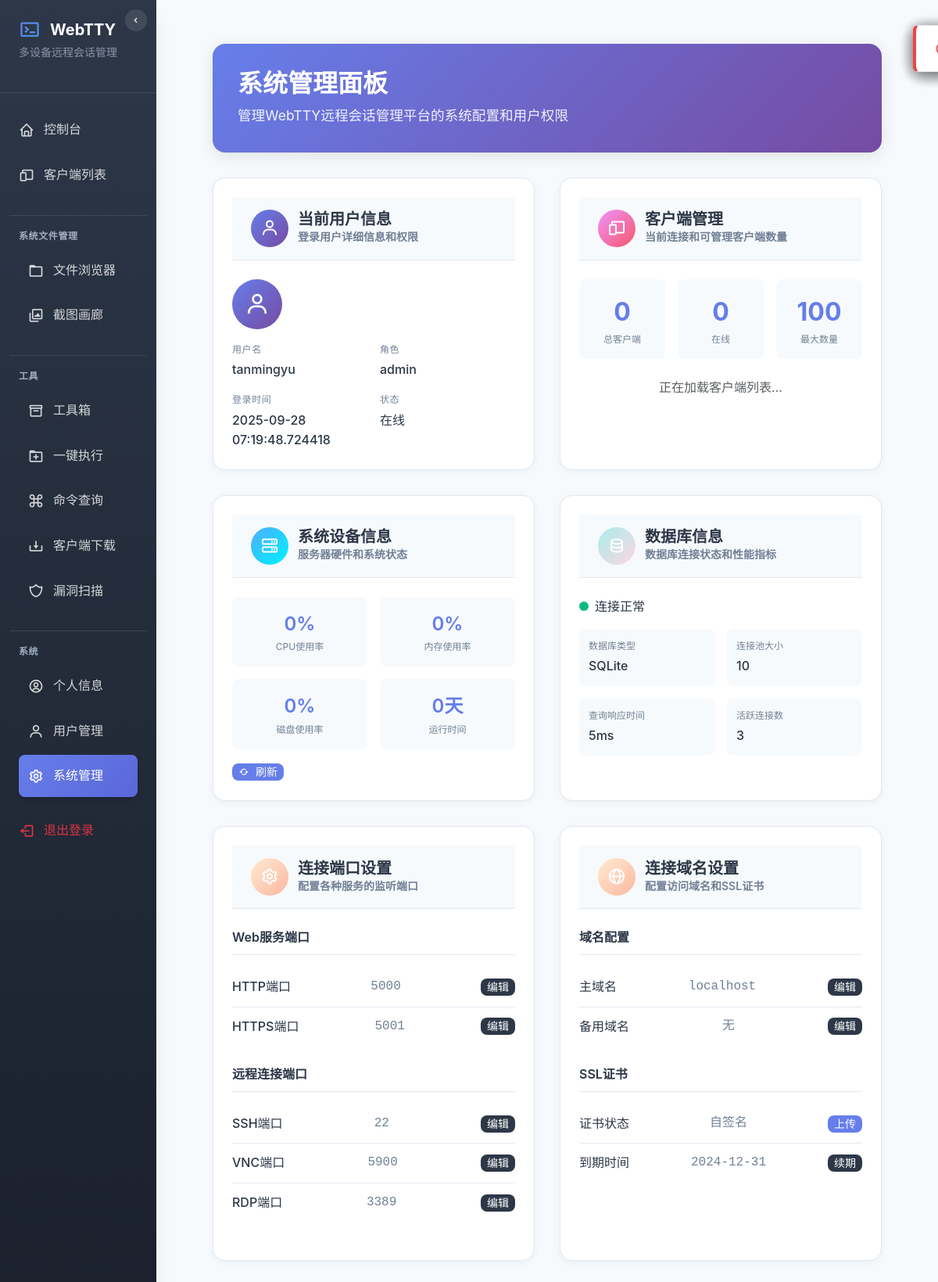
/admin (signed in), run on the app's committed database.
### models.py (models this page shows, shortened)
class User(db.Model, UserMixin):
    __tablename__ = 'users'
    id = db.Column(db.Integer, primary_key=True)
    username = db.Column(db.String(64), unique=True, nullable=False)
    email = db.Column(db.String(120), unique=True, nullable=False)
    password_hash = db.Column(db.String(128), nullable=False)
    role_id = db.Column(db.Integer, db.ForeignKey('roles.id'))
    parent_id = db.Column(db.Integer, db.ForeignKey('users.id'), nullable=True)
    is_active = db.Column(db.Boolean, default=True)
    created_at = db.Column(db.DateTime, default=datetime.utcnow)
    last_login = db.Column(db.DateTime, nullable=True)
    role_type = db.Column('role', db.String(20), nullable=True)
    updated_at = db.Column(db.DateTime, default=datetime.utcnow, onupdate=datetime.utcnow)
    subordinates = db.relationship('User', backref=db.backref('parent', remote_side=[id]), lazy='dynamic')
    @property
    def password(self):
        raise AttributeError('密码不可读')
    def is_administrator(self):
        if hasattr(self, 'role_type') and self.role_type in {RoleType.SUPER_ADMIN.value, RoleType.ADMIN.value}:
            return True
        return bool(getattr(self, 'role', None) and self.role.name in ['admin', 'manager'])
    def is_guest(self):
        return self.role and self.role.name == 'guest'

class Role(db.Model):
    __tablename__ = 'roles'
    id = db.Column(db.Integer, primary_key=True)
    name = db.Column(db.String(20), unique=True, nullable=False)  # admin, manager, user
    description = db.Column(db.String(255))
    users = db.relationship('User', backref='role', lazy='dynamic')

### web/routes/admin_panel.py (the view)
@admin_panel_bp.route('/admin')
@login_required
@non_guest_required
def admin_panel():
    if not hasattr(current_user, 'role') or not current_user.is_administrator():
        return render_template('dashboard/error.html',
                             error_message='权限不足，需要管理员权限才能访问系统管理面板')
    page_data = {
        'current_user': current_user,
        'page_title': '系统管理面板',
        'breadcrumb': [
            {'name': '首页', 'url': '/'},
            {'name': '系统管理', 'url': None}
        ]
    }
    return render_template('dashboard/admin.html', **page_data)

### __init__.py (called while the page is built)
@login_manager.user_loader
def load_user(user_id):
    from .models import User
    return User.query.get(int(user_id))

### templates/dashboard/admin.html (shortened to what this page needs)
{% extends "dashboard/base.html" %}
{% block content %}
<div class="admin-container">
  <div class="admin-header">
    <h1 class="admin-title">系统管理面板</h1>
    <p class="admin-subtitle">管理WebTTY远程会话管理平台的系统配置和用户权限</p>
  </div>
  <div class="admin-grid">
    <div class="admin-card user-info">
      <div class="card-header">
        <div class="card-icon">
          <i class='bx bx-user'></i>
        </div>
        <div>
          <h3 class="card-title">当前用户信息</h3>
          <p class="card-subtitle">登录用户详细信息和权限</p>
        </div>
      </div>
      <div class="user-avatar">
        <i class='bx bx-user'></i>
      </div>
      <div class="user-details">
        <div class="user-detail-item">
          <span class="user-detail-label">用户名</span>
          <span class="user-detail-value">{{ current_user.username }}</span>
        </div>
        <div class="user-detail-item">
          <span class="user-detail-label">角色</span>
          <span class="user-detail-value">{{ current_user.role.name|default('用户') }}</span>
        </div>
        <div class="user-detail-item">
          <span class="user-detail-label">登录时间</span>
          <span class="user-detail-value">{{ current_user.last_login|default('未知') }}</span>
        </div>
        <div class="user-detail-item">
          <span class="user-detail-label">状态</span>
          <span class="user-detail-value">在线</span>
        </div>
      </div>
    </div>
    <div class="admin-card clients">
      <div class="card-header">
        <div class="card-icon">
          <i class='bx bx-devices'></i>
        </div>
        <div>
          <h3 class="card-title">客户端管理</h3>
          <p class="card-subtitle">当前连接和可管理客户端数量</p>
        </div>
      </div>
      <div class="client-stats">
        <div class="client-stat">
          <div class="client-stat-number" id="totalClients">0</div>
          <div class="client-stat-label">总客户端</div>
        </div>
        <div class="client-stat">
          <div class="client-stat-number" id="onlineClients">0</div>
          <div class="client-stat-label">在线</div>
        </div>
        <div class="client-stat">
          <div class="client-stat-number" id="maxClients">100</div>
          <div class="client-stat-label">最大数量</div>
        </div>
      </div>
      <div class="client-list" id="clientList">
        <div class="text-center text-muted">正在加载客户端列表...</div>
      </div>
    </div>
    <div class="admin-card system-info">
      <div class="card-header">
        <div class="card-icon">
          <i class='bx bx-server'></i>
        </div>
        <div>
          <h3 class="card-title">系统设备信息</h3>
          <p class="card-subtitle">服务器硬件和系统状态</p>
        </div>
      </div>
      <div class="system-stats">
        <div class="system-stat">
          <div class="system-stat-value" id="cpuUsage">0%</div>
          <div class="system-stat-label">CPU使用率</div>
        </div>
        <div class="system-stat">
          <div class="system-stat-value" id="memoryUsage">0%</div>
          <div class="system-stat-label">内存使用率</div>
        </div>
        <div class="system-stat">
          <div class="system-stat-value" id="diskUsage">0%</div>
          <div class="system-stat-label">磁盘使用率</div>
        </div>
        <div class="system-stat">
          <div class="system-stat-value" id="uptime">0天</div>
          <div class="system-stat-label">运行时间</div>
        </div>
      </div>
      <div class="mt-3">
        <button class="btn btn-primary btn-sm" onclick="refreshSystemInfo()">
          <i class='bx bx-refresh'></i> 刷新
        </button>
      </div>
    </div>
    <div class="admin-card database">
      <div class="card-header">
        <div class="card-icon">
          <i class='bx bx-data'></i>
        </div>
        <div>
          <h3 class="card-title">数据库信息</h3>
          <p class="card-subtitle">数据库连接状态和性能指标</p>
        </div>
      </div>
      <div class="db-status">
        <div class="db-status-indicator" id="dbStatusIndicator"></div>
        <span class="db-status-text" id="dbStatusText">连接正常</span>
      </div>
      <div class="db-info">
        <div class="db-info-item">
          <div class="db-info-label">数据库类型</div>
          <div class="db-info-value" id="dbType">SQLite</div>
        </div>
        <div class="db-info-item">
          <div class="db-info-label">连接池大小</div>
          <div class="db-info-value" id="dbPoolSize">10</div>
        </div>
        <div class="db-info-item">
          <div class="db-info-label">查询响应时间</div>
          <div class="db-info-value" id="dbResponseTime">5ms</div>
        </div>
        <div class="db-info-item">
          <div class="db-info-label">活跃连接数</div>
          <div class="db-info-value" id="dbActiveConnections">3</div>
        </div>
      </div>
    </div>
    <div class="admin-card settings">
      <div class="card-header">
        <div class="card-icon">
          <i class='bx bx-cog'></i>
        </div>
        <div>
          <h3 class="card-title">连接端口设置</h3>
          <p class="card-subtitle">配置各种服务的监听端口</p>
        </div>
      </div>
      <div class="setting-group">
        <div class="setting-group-title">Web服务端口</div>
        <div class="setting-item">
          <span class="setting-label">HTTP端口</span>
          <span class="setting-value">5000</span>
          <div class="setting-actions">
            <button class="btn btn-secondary btn-sm" onclick="editPort('http', 5000)">编辑</button>
          </div>
        </div>
        <div class="setting-item">
          <span class="setting-label">HTTPS端口</span>
          <span class="setting-value">5001</span>
          <div class="setting-actions">
            <button class="btn btn-secondary btn-sm" onclick="editPort('https', 5001)">编辑</button>
          </div>
        </div>
      </div>
      <div class="setting-group">
        <div class="setting-group-title">远程连接端口</div>
        <div class="setting-item">
          <span class="setting-label">SSH端口</span>
          <span class="setting-value">22</span>
          <div class="setting-actions">
            <button class="btn btn-secondary btn-sm" onclick="editPort('ssh', 22)">编辑</button>
          </div>
        </div>
        <div class="setting-item">
          <span class="setting-label">VNC端口</span>
          <span class="setting-value">5900</span>
          <div class="setting-actions">
            <button class="btn btn-secondary btn-sm" onclick="editPort('vnc', 5900)">编辑</button>
          </div>
        </div>
        <div class="setting-item">
          <span class="setting-label">RDP端口</span>
          <span class="setting-value">3389</span>
          <div class="setting-actions">
            <button class="btn btn-secondary btn-sm" onclick="editPort('rdp', 3389)">编辑</button>
          </div>
        </div>
      </div>
    </div>
    <div class="admin-card settings">
      <div class="card-header">
        <div class="card-icon">
          <i class='bx bx-globe'></i>
        </div>
        <div>
          <h3 class="card-title">连接域名设置</h3>
          <p class="card-subtitle">配置访问域名和SSL证书</p>
        </div>
      </div>
      <div class="setting-group">
        <div class="setting-group-title">域名配置</div>
        <div class="setting-item">
          <span class="setting-label">主域名</span>
          <span class="setting-value" id="mainDomain">localhost</span>
          <div class="setting-actions">
            <button class="btn btn-secondary btn-sm" onclick="editDomain('main')">编辑</button>
          </div>
        </div>
        <div class="setting-item">
          <span class="setting-label">备用域名</span>
          <span class="setting-value" id="backupDomain">无</span>
          <div class="setting-actions">
            <button class="btn btn-secondary btn-sm" onclick="editDomain('backup')">编辑</button>
          </div>
        </div>
      </div>
      <div class="setting-group">
        <div class="setting-group-title">SSL证书</div>
        <div class="setting-item">
          <span class="setting-label">证书状态</span>
          <span class="setting-value" id="sslStatus">自签名</span>
          <div class="setting-actions">
            <button class="btn btn-primary btn-sm" onclick="uploadSSL()">上传</button>
          </div>
        </div>
        <div class="setting-item">
          <span class="setting-label">到期时间</span>
          <span class="setting-value" id="sslExpiry">2024-12-31</span>
          <div class="setting-actions">
            <button class="btn btn-secondary btn-sm" onclick="renewSSL()">续期</button>
          </div>
        </div>
      </div>
    </div>
  </div>
</div>
{% endblock %}

### static/css/base.css (style rules this page uses)
:root { --primary-color: #667eea; --primary-dark: #5a67d8; --secondary-color: #2d3748; --success-color: #48bb78; --danger-color: #f56565; --warning-color: #ed8936; --info-color: #4299e1; --light-bg: #f7fafc; --dark-bg: #1a202c; --sidebar-bg: #2d3748; --card-bg: #ffffff; --text-primary: #2d3748; --text-secondary: #718096; --text-muted: #a0aec0; --border-color: #e2e8f0; --shadow-sm: 0 1px 3px 0 rgba(0, 0, 0, 0.1), 0 1px 2px 0 rgba(0, 0, 0, 0.06); --shadow-md: 0 4px 6px -1px rgba(0, 0, 0, 0.1), 0 2px 4px -1px rgba(0, 0, 0, 0.06); --shadow-lg: 0 10px 15px -3px rgba(0, 0, 0, 0.1), 0 4px 6px -2px rgba(0, 0, 0, 0.05); --shadow-xl: 0 20px 25px -5px rgba(0, 0, 0, 0.1), 0 10px 10px -5px rgba(0, 0, 0, 0.04); --radius-sm: 0.25rem; --radius-md: 0.375rem; --radius-lg: 0.5rem; --radius-xl: 0.75rem; --transition: all 0.3s cubic-bezier(0.4, 0, 0.2, 1); }
* { box-sizing: border-box; }
body { margin: 0; font-family: -apple-system, BlinkMacSystemFont, 'Segoe UI', 'Roboto', 'Oxygen', 'Ubuntu', 'Cantarell', sans-serif; background-color: var(--light-bg); color: var(--text-primary); line-height: 1.6; -webkit-font-smoothing: antialiased; -moz-osx-font-smoothing: grayscale; }
.btn { display: inline-flex; align-items: center; justify-content: center; gap: 0.5rem; padding: 0.75rem 1.5rem; font-size: 0.875rem; font-weight: 500; line-height: 1; border: none; border-radius: var(--radius-md); cursor: pointer; transition: var(--transition); text-decoration: none; white-space: nowrap; user-select: none; }
.btn-primary { background: linear-gradient(135deg, var(--primary-color), var(--primary-dark)); color: white; }
.btn-secondary { background: var(--card-bg); color: var(--text-primary); border: 1px solid var(--border-color); }
.card-header { padding: 1rem 1.5rem; background: var(--light-bg); border-bottom: 1px solid var(--border-color); font-weight: 600; color: var(--text-primary); }

### data on the page
User: username "tanmingyu", last_login "2025-09-28 07:19:48.724418"
Role: role.name "admin"
